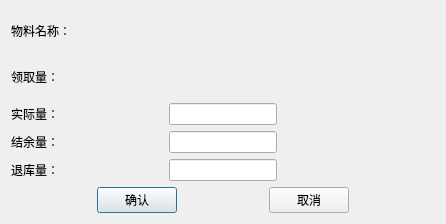
<?xml version="1.0" encoding="UTF-8"?>
<ui version="4.0">
 <class>Dialog</class>
 <widget class="QDialog" name="Dialog">
  <property name="geometry">
   <rect>
    <x>0</x>
    <y>0</y>
    <width>446</width>
    <height>224</height>
   </rect>
  </property>
  <property name="windowTitle">
   <string>编辑退料记录</string>
  </property>
  <layout class="QGridLayout" name="gridLayout">
   <item row="2" column="0">
    <widget class="QLabel" name="label_4">
     <property name="text">
      <string>实际量：</string>
     </property>
    </widget>
   </item>
   <item row="1" column="0">
    <widget class="QLabel" name="label_3">
     <property name="text">
      <string>领取量：</string>
     </property>
    </widget>
   </item>
   <item row="3" column="0">
    <widget class="QLabel" name="label_5">
     <property name="text">
      <string>结余量：</string>
     </property>
    </widget>
   </item>
   <item row="0" column="0">
    <widget class="QLabel" name="label">
     <property name="text">
      <string>物料名称：</string>
     </property>
    </widget>
   </item>
   <item row="4" column="0">
    <widget class="QLabel" name="label_6">
     <property name="text">
      <string>退库量：</string>
     </property>
    </widget>
   </item>
   <item row="3" column="2">
    <widget class="QLabel" name="label_restunit">
     <property name="text">
      <string/>
     </property>
    </widget>
   </item>
   <item row="2" column="2">
    <widget class="QLabel" name="label_realunit">
     <property name="text">
      <string/>
     </property>
    </widget>
   </item>
   <item row="4" column="2">
    <widget class="QLabel" name="label_backunit">
     <property name="text">
      <string/>
     </property>
    </widget>
   </item>
   <item row="2" column="1">
    <widget class="QLineEdit" name="lineEdit_pracamount">
     <property name="sizePolicy">
      <sizepolicy hsizetype="Fixed" vsizetype="Fixed">
       <horstretch>0</horstretch>
       <verstretch>0</verstretch>
      </sizepolicy>
     </property>
    </widget>
   </item>
   <item row="3" column="1">
    <widget class="QLineEdit" name="lineEdit_restamount">
     <property name="sizePolicy">
      <sizepolicy hsizetype="Fixed" vsizetype="Fixed">
       <horstretch>0</horstretch>
       <verstretch>0</verstretch>
      </sizepolicy>
     </property>
    </widget>
   </item>
   <item row="4" column="1">
    <widget class="QLineEdit" name="lineEdit_backamount">
     <property name="sizePolicy">
      <sizepolicy hsizetype="Fixed" vsizetype="Fixed">
       <horstretch>0</horstretch>
       <verstretch>0</verstretch>
      </sizepolicy>
     </property>
    </widget>
   </item>
   <item row="5" column="0" colspan="3">
    <layout class="QHBoxLayout" name="horizontalLayout">
     <item>
      <widget class="QPushButton" name="pushButton_accept">
       <property name="sizePolicy">
        <sizepolicy hsizetype="Fixed" vsizetype="Fixed">
         <horstretch>0</horstretch>
         <verstretch>0</verstretch>
        </sizepolicy>
       </property>
       <property name="text">
        <string>确认</string>
       </property>
      </widget>
     </item>
     <item>
      <widget class="QPushButton" name="pushButton_cancel">
       <property name="sizePolicy">
        <sizepolicy hsizetype="Fixed" vsizetype="Fixed">
         <horstretch>0</horstretch>
         <verstretch>0</verstretch>
        </sizepolicy>
       </property>
       <property name="text">
        <string>取消</string>
       </property>
      </widget>
     </item>
    </layout>
   </item>
   <item row="1" column="1" colspan="2">
    <widget class="QLabel" name="label_drawamount">
     <property name="text">
      <string/>
     </property>
    </widget>
   </item>
   <item row="0" column="1" colspan="2">
    <widget class="QLabel" name="label_stuff">
     <property name="text">
      <string/>
     </property>
    </widget>
   </item>
  </layout>
 </widget>
 <resources/>
 <connections/>
</ui>
